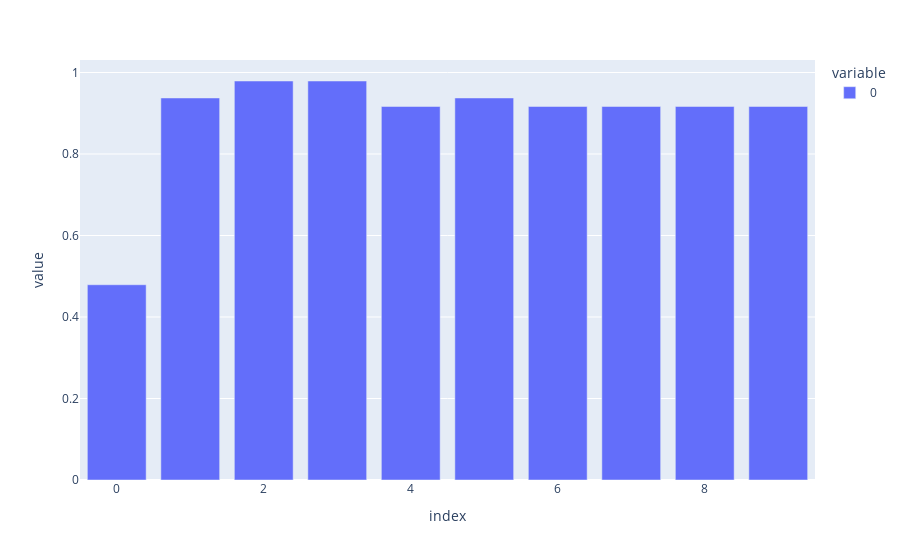

Here is the notebook cell this chart was saved with:
### Code cell
import plotly.express as px

fig = px.bar(C_score)
fig.show()

### Figure 1 — Plotly figure (JSON) as saved in the notebook; plotly's stock layout.template omitted (floating-point values rounded to 4 significant figures)
{"data": [{"alignmentgroup": "True", "hovertemplate": "variable=0<br>index=%{x}<br>value=%{y}<extra></extra>", "legendgroup": "0", "marker": {"color": "#636efa", "pattern": {"shape": ""}}, "name": "0", "offsetgroup": "0", "orientation": "v", "showlegend": true, "textposition": "auto", "type": "bar", "x": [0, 1, 2, 3, 4, 5, 6, 7, 8, 9], "xaxis": "x", "y": [0.4792, 0.9375, 0.9792, 0.9792, 0.9167, 0.9375, 0.9167, 0.9167, 0.9167, 0.9167], "yaxis": "y"}], "layout": {"barmode": "relative", "legend": {"title": {"text": "variable"}, "tracegroupgap": 0}, "margin": {"t": 60}, "xaxis": {"anchor": "y", "domain": [0, 1], "title": {"text": "index"}}, "yaxis": {"anchor": "x", "domain": [0, 1], "title": {"text": "value"}}}}
